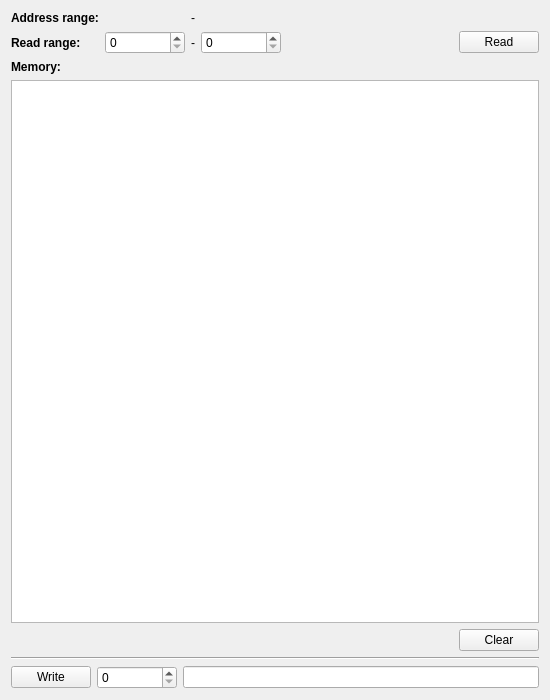
<?xml version="1.0" encoding="UTF-8"?>
<ui version="4.0">
 <class>EepromMemoryWidget</class>
 <widget class="QWidget" name="EepromMemoryWidget">
  <property name="geometry">
   <rect>
    <x>0</x>
    <y>0</y>
    <width>550</width>
    <height>700</height>
   </rect>
  </property>
  <property name="windowTitle">
   <string>EEPROM</string>
  </property>
  <layout class="QVBoxLayout" name="verticalLayout">
   <item>
    <layout class="QGridLayout" name="gridLayout">
     <item row="1" column="4">
      <spacer name="horizontalSpacer">
       <property name="orientation">
        <enum>Qt::Horizontal</enum>
       </property>
       <property name="sizeHint" stdset="0">
        <size>
         <width>40</width>
         <height>20</height>
        </size>
       </property>
      </spacer>
     </item>
     <item row="1" column="5">
      <widget class="QPushButton" name="pushButton_read">
       <property name="text">
        <string>Read</string>
       </property>
      </widget>
     </item>
     <item row="1" column="0">
      <widget class="QLabel" name="label_4">
       <property name="font">
        <font>
         <bold>true</bold>
        </font>
       </property>
       <property name="text">
        <string>Read range:</string>
       </property>
      </widget>
     </item>
     <item row="0" column="0">
      <widget class="QLabel" name="label_5">
       <property name="font">
        <font>
         <bold>true</bold>
        </font>
       </property>
       <property name="text">
        <string>Address range:</string>
       </property>
      </widget>
     </item>
     <item row="1" column="1">
      <widget class="QSpinBox" name="spinBox_readStartAddress">
       <property name="minimumSize">
        <size>
         <width>80</width>
         <height>0</height>
        </size>
       </property>
      </widget>
     </item>
     <item row="1" column="3">
      <widget class="QSpinBox" name="spinBox_readStopAddress">
       <property name="minimumSize">
        <size>
         <width>80</width>
         <height>0</height>
        </size>
       </property>
      </widget>
     </item>
     <item row="1" column="2">
      <widget class="QLabel" name="label_3">
       <property name="text">
        <string>-</string>
       </property>
      </widget>
     </item>
     <item row="0" column="2">
      <widget class="QLabel" name="label_6">
       <property name="text">
        <string>-</string>
       </property>
      </widget>
     </item>
     <item row="0" column="1">
      <widget class="QLabel" name="label_startAddress">
       <property name="text">
        <string/>
       </property>
      </widget>
     </item>
     <item row="0" column="3">
      <widget class="QLabel" name="label_stopAddress">
       <property name="text">
        <string/>
       </property>
      </widget>
     </item>
    </layout>
   </item>
   <item>
    <widget class="QLabel" name="label">
     <property name="font">
      <font>
       <bold>true</bold>
      </font>
     </property>
     <property name="text">
      <string>Memory:</string>
     </property>
    </widget>
   </item>
   <item>
    <widget class="QTextEdit" name="textEdit_memory">
     <property name="font">
      <font>
       <family>Consolas</family>
       <kerning>false</kerning>
      </font>
     </property>
     <property name="readOnly">
      <bool>true</bool>
     </property>
    </widget>
   </item>
   <item>
    <layout class="QHBoxLayout" name="horizontalLayout_2">
     <item>
      <spacer name="horizontalSpacer_2">
       <property name="orientation">
        <enum>Qt::Horizontal</enum>
       </property>
       <property name="sizeHint" stdset="0">
        <size>
         <width>40</width>
         <height>20</height>
        </size>
       </property>
      </spacer>
     </item>
     <item>
      <widget class="QPushButton" name="pushButton_clear">
       <property name="text">
        <string>Clear</string>
       </property>
      </widget>
     </item>
    </layout>
   </item>
   <item>
    <widget class="Line" name="line">
     <property name="orientation">
      <enum>Qt::Horizontal</enum>
     </property>
    </widget>
   </item>
   <item>
    <layout class="QHBoxLayout" name="horizontalLayout_3">
     <item>
      <widget class="QPushButton" name="pushButton_write">
       <property name="text">
        <string>Write</string>
       </property>
      </widget>
     </item>
     <item>
      <widget class="QSpinBox" name="spinBox_writeAddress">
       <property name="sizePolicy">
        <sizepolicy hsizetype="Minimum" vsizetype="Fixed">
         <horstretch>0</horstretch>
         <verstretch>0</verstretch>
        </sizepolicy>
       </property>
       <property name="minimumSize">
        <size>
         <width>80</width>
         <height>0</height>
        </size>
       </property>
      </widget>
     </item>
     <item>
      <widget class="QLineEdit" name="lineEdit_writeData"/>
     </item>
    </layout>
   </item>
  </layout>
 </widget>
 <resources/>
 <connections/>
</ui>
